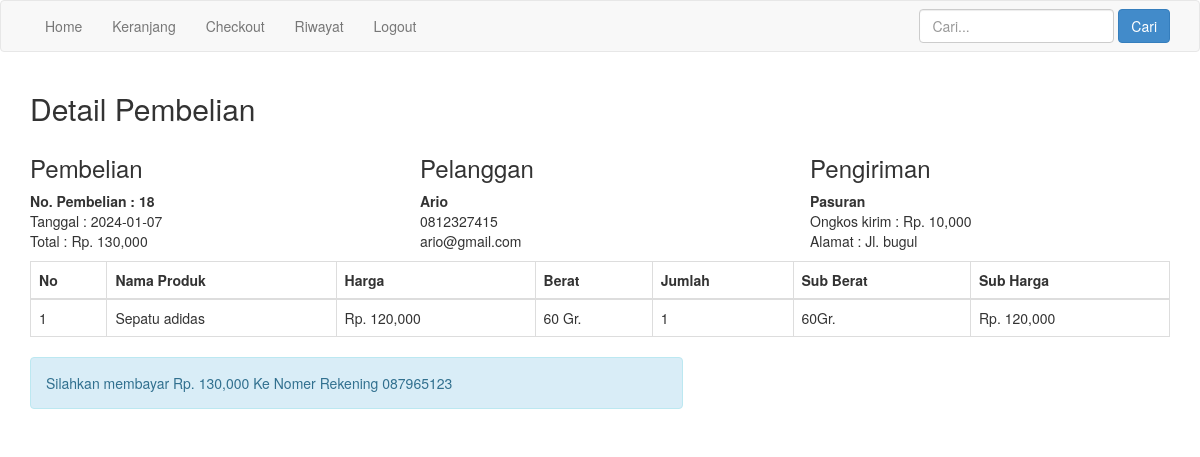
Page /nota.php?id=18 (signed in) on the committed database.
### tables this page shows
CREATE TABLE `pembelian` (
  `id_pembelian` int(11) NOT NULL,
  `id_pelanggan` int(11) NOT NULL,
  `id_ongkir` int(11) NOT NULL,
  `tanggal_pembelian` date NOT NULL,
  `total_pembelian` int(25) NOT NULL,
  `nama_kota` varchar(100) NOT NULL,
  `tarif` int(11) NOT NULL,
  `alamat_pengiriman` text NOT NULL,
  `status_pembelian` varchar(255) NOT NULL DEFAULT 'pending',
  `resi_pengiriman` varchar(50) NOT NULL
);

CREATE TABLE `pelanggan` (
  `id_pelanggan` int(11) NOT NULL,
  `email_pelanggan` varchar(100) NOT NULL,
  `password_pelanggan` varchar(100) NOT NULL,
  `nama_pelanggan` varchar(100) NOT NULL,
  `telepon_pelanggan` varchar(25) NOT NULL,
  `alamat` text NOT NULL
);

CREATE TABLE `pembelian_produk` (
  `id_pembelian_produk` int(11) NOT NULL,
  `id_pembelian` int(11) NOT NULL,
  `id_produk` int(11) NOT NULL,
  `jumlah` int(11) NOT NULL,
  `nama` varchar(100) NOT NULL,
  `harga` int(11) NOT NULL,
  `berat` int(11) NOT NULL,
  `subberat` int(11) NOT NULL,
  `subharga` int(11) NOT NULL
);

### nota.php (the view, shortened to what this page needs)
<?php
include 'koneksi.php';
?>
<!DOCTYPE html>
<html lang="en">
<head>
    <link rel="stylesheet" href="admin/assets/css/bootstrap.css">
</head>
<body>
    <?php include "menu.php"; ?>
<section class="konten"><div class="container">
<h2>Detail Pembelian</h2>
<?php
$ambil = $conn->query("SELECT * FROM pembelian JOIN pelanggan ON pembelian.id_pelanggan = pelanggan.id_pelanggan WHERE pembelian.id_pembelian = '$_GET[id]'");
$detail = $ambil->fetch_assoc();
?>
<div class="row">
    <div class="col-md-4">
        <h3>Pembelian</h3>
        <strong>No. Pembelian : <?php echo $detail['id_pembelian']; ?></strong><br>
        Tanggal : <?php echo $detail['tanggal_pembelian']; ?><br>
        Total : Rp. <?php echo number_format($detail['total_pembelian']); ?>
    </div>
    <div class="col-md-4">
        <h3>Pelanggan</h3>
        <strong><?php echo $detail['nama_pelanggan'] ?></strong><br>
<p>
    <?php echo $detail['telepon_pelanggan']; ?> <br>
    <?php echo $detail['email_pelanggan'] ;?>
</p>
    </div>
    <div class="col-md-4">
        <h3>Pengiriman</h3>
        <strong><?php echo $detail['nama_kota']; ?></strong><br>
        Ongkos kirim : Rp. <?php echo number_format($detail['tarif']); ?><br>
        Alamat : <?php echo $detail['alamat_pengiriman']; ?>
    </div>
</div>
<table class="table table-bordered">
    <thead>
        <tr>
            <th>No</th>
            <th>Nama Produk</th>
            <th>Harga</th>
            <th>Berat</th>
            <th>Jumlah</th>
            <th>Sub Berat</th>
            <th>Sub Harga</th>
        </tr>
    </thead>
    <tbody>
    <?php $nomor = 1; ?>
        <?php $ambil = $conn->query("SELECT * FROM pembelian_produk WHERE id_pembelian = '$_GET[id]'"); ?>
        <?php while($tampil = $ambil->fetch_assoc()){ ?>
        <tr>
            <td><?php echo $nomor; ?></td>
            <td><?php echo $tampil['nama']; ?></td>
            <td>Rp. <?php echo number_format($tampil['harga']); ?></td>
            <td><?php echo $tampil['berat']; ?> Gr.</td>
            <td><?php echo $tampil['jumlah']; ?></td>
            <td><?php echo $tampil['subberat']; ?>Gr.</td>
            <td>Rp. <?php echo number_format($tampil['subharga']); ?></td>
        </tr>
        <?php $nomor++; ?>
        <?php } ?>
    </tbody>
</table>
<div class="row">
                <div class="col-md-7">
                    <div class="alert alert-info">
                        <p>
                            Silahkan membayar Rp. <?php echo number_format($detail['total_pembelian']); ?> Ke
                            Nomer Rekening 087965123
                        </p>
                    </div>
                </div>
            </div>
        </div>
</div></section>
</body>
</html>

### rows in the picture
pembelian: id_pembelian "18", tanggal_pembelian "2024-01-07", total_pembelian "130,000", id_pelanggan.nama_pelanggan "Ario", id_pelanggan.telepon_pelanggan "0812327415", id_pelanggan.email_pelanggan "ario@gmail.com", nama_kota "Pasuran", tarif "10,000", alamat_pengiriman "Jl. bugul"
pembelian_produk: nama "Sepatu adidas", harga "120,000", berat "60", jumlah "1", subberat "60", subharga "120,000"
